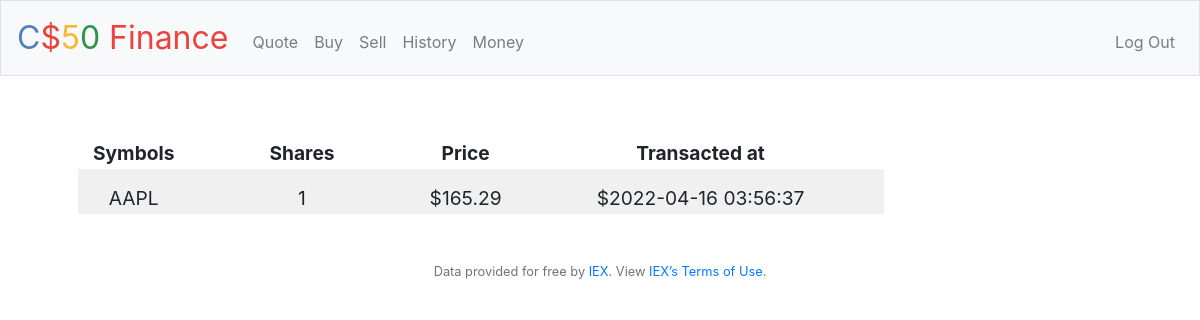
Screenshot of /history (signed in) with the database file from the repository.
### tables this page shows
CREATE TABLE transactions (userid INTEGER, sshares INTEGER, symbol VARCHAR(15), price INTEGER, t_time DATETIME);

### application.py (the view)
@app.route("/history")
@login_required
def history():
    transaction = []
    transactions = db.execute("SELECT * FROM transactions WHERE userid = ?", session['user_id'])
    for i in transactions:
        transaction.append(i)
    return render_template("history.html", transaction = transaction)

### application.py (called while the page is built)
@app.after_request
def after_request(response):
    response.headers["Cache-Control"] = "no-cache, no-store, must-revalidate"
    response.headers["Expires"] = 0
    response.headers["Pragma"] = "no-cache"
    return response

### helpers.py (called while the page is built)
def login_required(f):
    @wraps(f)
    def decorated_function(*args, **kwargs):
        if session.get("user_id") is None:
            return redirect("/login")
        return f(*args, **kwargs)
    return decorated_function

### templates/history.html (shortened to what this page needs)
{% extends "layout.html" %}
{% block main %}
<table>
    <thead>
        <tr>
            <th>Symbols</th>
            <th>Shares</th>
            <th>Price</th>
            <th>Transacted at</th>
        </tr>
    </thead>
    <tbody>
        {% for row in transaction %}
        <tr>
             <td>{{row['symbol']|upper}}</td>
             <td>{{row['sshares']}}</td>
             <td>${{row['price']}} </td>
             <td>${{row['t_time']}} </td>
        </tr>
        {% endfor %}
    </tbody>
</table>
{% endblock %}

### static/styles.css (style rules this page uses)
th, td { padding-right: 80px; padding-left:15px; padding-top: 15px; font-size: 1.2em; vertical-align: middle; border-top: 1px #f0f0f0; }
tr:nth-child(odd) { background-color: #f0f0f0; }
th { background-color: white; }

### rows the page displays
transactions: symbol "AAPL", sshares "1", price "165.29", t_time "2022-04-16 03:56:37"
